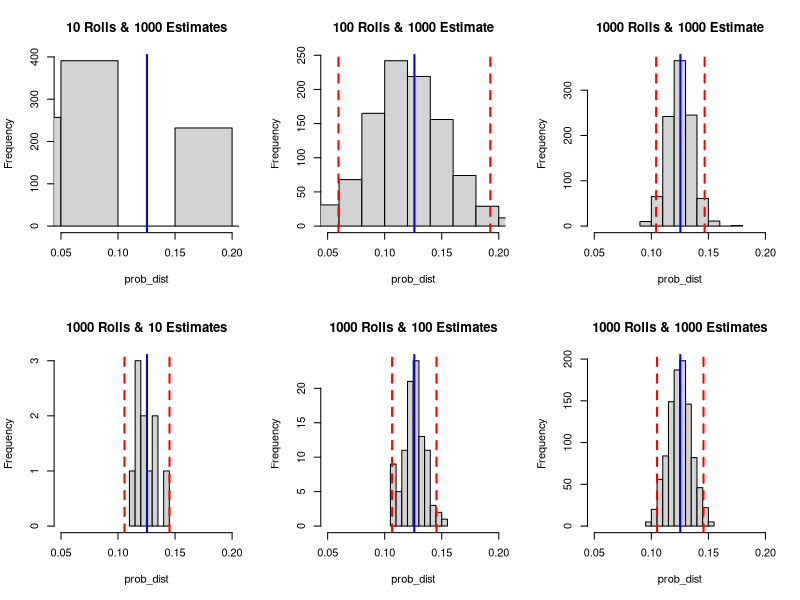

Generate this figure with R:
#Function that rolls X number of dice. Returns sum
roll_dice <- function(dice_amount = 3) {
  dice_sum <- 0
  for (x in 1:dice_amount) {
    die <- sample(1:6, 1)
    dice_sum <- dice_sum + die
  }
  return(dice_sum)
}

#Function that rolls three X dice Y amount of times and
#returns probability that the sum equals z

one_prob <- function(dice_amount = 3, roll_amount = 1000, desired_num = 10) {
  desired_tally <- 0
  for (x in 1:roll_amount){
      die_sum <- roll_dice(dice_amount)
      if (desired_num == die_sum) {
        desired_tally <- desired_tally + 1
      }
  }
  return(desired_tally / roll_amount)
}

#Function that returns the probability estimate for
# a certain number of rolls

total_prob <- function(
  dice_amount = 3, roll_amount = 1000, desired_num = 10, estimates_num = 1000) {
  estimates <- vector("integer", estimates_num)
  for (y in 1:estimates_num){
    estimates[y] <- one_prob(dice_amount, roll_amount, desired_num)
  }
  return(estimates)
}

#Function that returns a histogram from a probability dist
# and prints the quantiles at .5 .75 .95 .99

one_histogram <- function(prob_dist, title = "A Histogram") {
  hist(prob_dist, xlim = c(0.05, 0.2), main = title)
  m <- mean(prob_dist)
  abline(v = m, col = "blue", lwd = 2)
  s <- sd(prob_dist)
  abline(v = c(m - 2 * s, m + 2 * s), col = "#ff0000", lwd = 2, lty = "dashed")
  print(quantile(prob_dist, probs = c(.5, .75, .95, .99)))
}

par(mfrow = c(2, 3))
one_histogram(total_prob(roll_amount = 10), "10 Rolls & 1000 Estimates")
one_histogram(total_prob(roll_amount = 100), "100 Rolls & 1000 Estimate")
one_histogram(total_prob(roll_amount = 1000), "1000 Rolls & 1000 Estimate")

one_histogram(total_prob(estimates_num = 10), "1000 Rolls & 10 Estimates")
one_histogram(total_prob(estimates_num = 100), "1000 Rolls & 100 Estimates")
one_histogram(total_prob(estimates_num = 1000), "1000 Rolls & 1000 Estimates")
